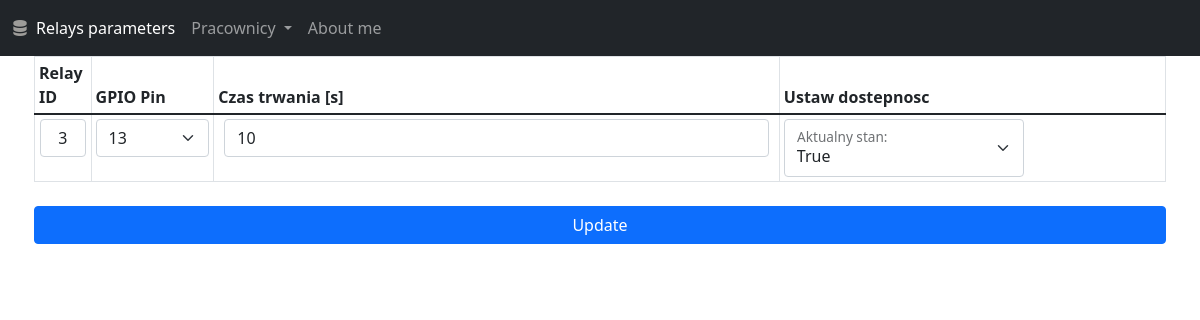
Page /database_update/3 on the earlier database version.
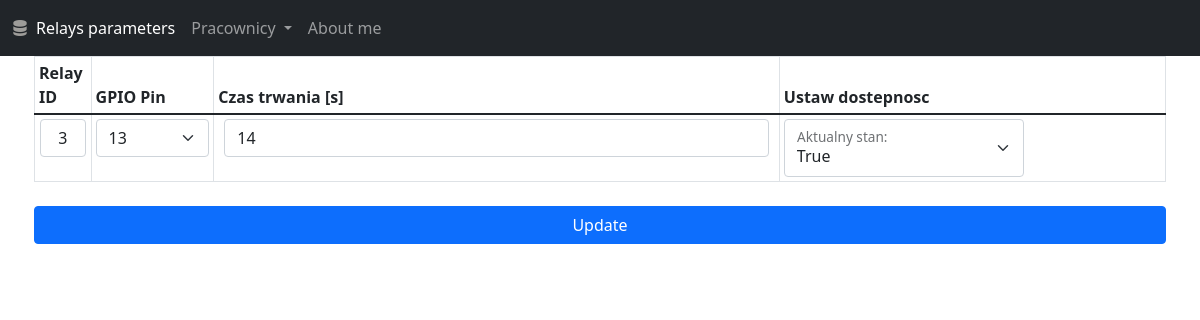
Same page on the later database version.
### app.py (models this page shows, shortened)
class RelayDB(db.Model):
    __tablename__ = 'relays'
    id = db.Column(db.Integer, primary_key=True)
    pin = db.Column(db.Integer)
    duration = db.Column(db.Integer)
    active = db.Column(db.Boolean)

### app.py (the view)
@app.route('/database_update/<int:id>', methods=['GET', 'POST'])
def update(id):
    event_to_update = RelayDB.query.get_or_404(id)
    if request.method == "POST":
        event_to_update.pin = int(request.form['gpio_pin_number'])
        event_to_update.duration = int(request.form['duration_time'])
        event_to_update.active = int(request.form['is_enable'])
        print("Updated event_to_update:", event_to_update)
        try:
            db.session.commit()
            print("POST successful")
            return redirect(url_for('.testdb'))
        except Exception as e:
            print("Error during commit:", str(e))
            error_text = "<p>The error:<br>" + str(e) + "</p>"
            hed = '<h1>Something is broken.</h1>'
            return hed + error_text
    else:
        return render_template("database_update.html", event_to_update=event_to_update)

### templates/database_update.html (shortened to what this page needs)
{% extends 'base.html' %} {% block title %}Update task{% endblock %} {% block
content %}
<div class="container">
  <form
    class="row gy-2 gx-3 align-items-center"
    action="/database_update/{{event_to_update.id}}"
    method="POST"
  >
    <table class="table table-bordered table-sm">
      <thead>
        <tr>
          <th
            data-field="Identifier"
            data-filter-control="select"
            data-sortable="true"
          >
            Relay ID
          </th>
          <th
            data-field="Kategoria"
            data-filter-control="select"
            data-sortable="true"
          >
            GPIO Pin
          </th>
          <th
            data-field="Opis"
            data-filter-control="select"
            data-sortable="true"
          >
            Czas trwania [s]
          </th>
          <th
            data-field="Wstawil"
            data-filter-control="select"
            data-sortable="true"
          >
            Ustaw dostepnosc
          </th>
        </tr>
      </thead>
      <tbody>
        <tr>
          <td style="padding-inline: 5px; text-align: center; width: 5%">
            <label class="form-control" name="RelayID"> {{ event_to_update.id }} </label>
          </td>
          <td>
            <select
              class="form-select form-select"
              id="gpio_pin_number"
              name="gpio_pin_number"
            >
              <option selected>{{event_to_update.pin}}</option>
            ><br />
          </td>
          <td style="padding-inline: 10px; text-align: center; width: 50%">
            <input
              class="form-control"
              type="text"
              id="duration_time"
              name="duration_time"
              style="width: 100%"
              value="{{event_to_update.duration}}"
            />
          </td>
          <td>
            <div class="form-floating" style="width: 180pt">
              <select
                class="form-select"
                id="is_enable"
                name="is_enable"
                aria-label="Floating label select example"
                required
              >
                <option selected>{{event_to_update.active}}</option>
              </select>
              <label for="is_enable">Aktualny stan:</label>
            </div>
          </td>
        </tr>
      </tbody>
    </table>
    <input class="btn btn-primary" type="submit" value="Update" />
  </form>
</div>
{% endblock %}

Differences in the rows shown:
changed RelayDB "True": duration_time "10" → "14"
